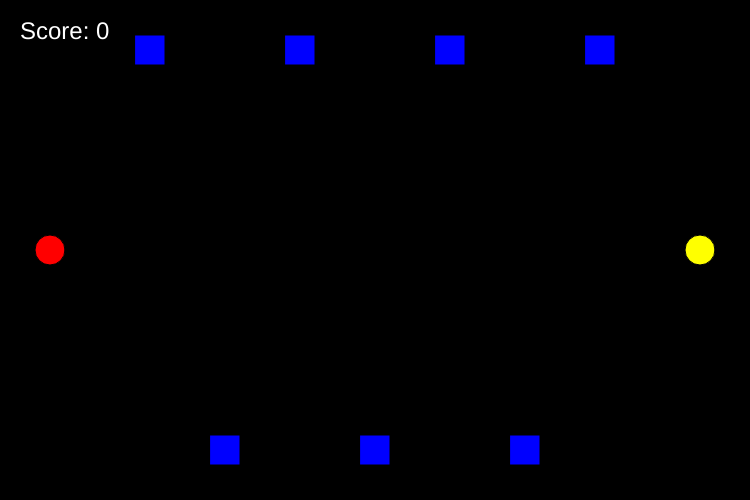
Frame 1 (no input)
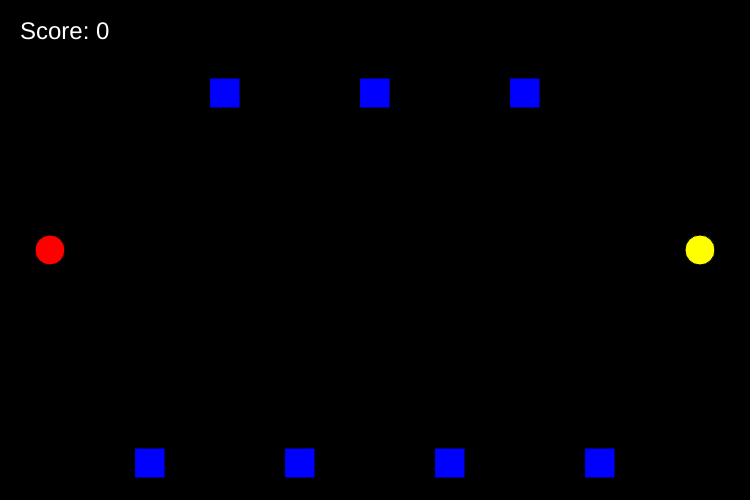
Frame 60 (no input)
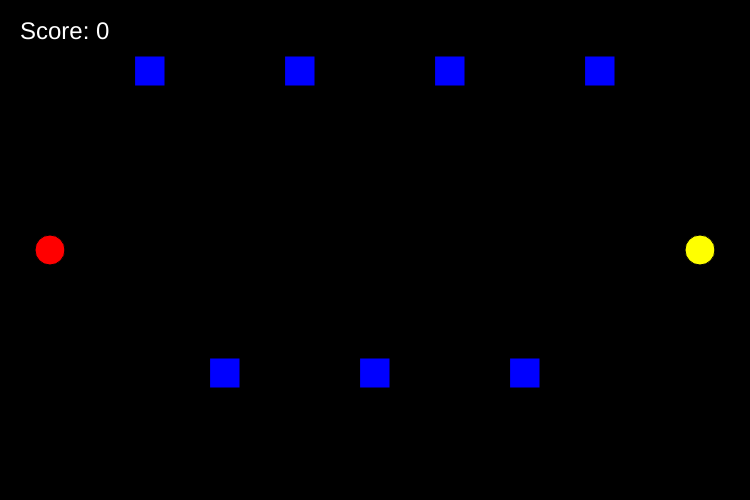
Frame 120 (the mouse pressed at the canvas centre since frame 60)

The p5.js sketch that drew these frames (run headless with seeded random() and noise() and a simulated clock; from frame 60 on, the mouse is pressed at the canvas centre):

// p5.js sketch
// ── sketch.js
function setup() {
    createCanvas(750, 500);
    rectMode(CENTER);
}

let myXPos = 50;
let myYPos = 250;

let yPos1 = 50;
let yPos2 = 450;
let topDirection = 1;
let bottomDirection = -1;

let coinX = 700;
let coinY = 250;

let score = 0;
let isGameOver = false;
let win = false;

function draw() {
    background(0);

    //Coin
    fill(255, 255, 0);
    circle(coinX, coinY, 30);
    fill(255, 255, 0);
    
    //Red Circle
    fill(255, 0, 0);
    circle(myXPos, myYPos, 30);
    
    //Collision Detection between Red Circle and Coin
    if (dist(myXPos, myYPos, coinX, coinY) < 30) {
        coinX = -100;
        coinY = -100;
        score += 100;
        Win();
        return;
    }

    //Blue Squares
    fill(0, 0, 255);
    square(150, yPos1, 30);
    square(225, yPos2, 30);
    square(300, yPos1, 30);
    square(375, yPos2, 30);
    square(450, yPos1, 30);
    square(525, yPos2, 30);
    square(600, yPos1, 30);

    //Blue Square Movement
    yPos1 += 7 * topDirection;
    yPos2 -= 7 * bottomDirection;

    if(yPos1<26||yPos1>474){
        topDirection*=-1;
     }
     if(yPos2<26||yPos2>474){
        bottomDirection*=-1;
     }

     //Collision Detection between Red Circle and Blue Square
     for (let i = 0; i < 7; i++) {
        const squareX = 150 + i * 75;
        const distanceTop = dist(myXPos, myYPos, squareX, yPos1);
        if (distanceTop < 30) {
            gameOver();
            return;
        }
    }
    for (let i = 0; i < 7; i++) {
        const squareX = 150 + i * 75;
        const distanceBottom = dist(myXPos, myYPos, squareX, yPos2);
        if (distanceBottom < 30) {
            gameOver();
            return;
        }
    }

    //Score Display
    fill(255);
    textSize(24);
    textAlign(LEFT, TOP);
    text("Score: " + score, 20, 20);

    //Movement Keys
    if (keyIsDown(LEFT_ARROW)){
        myXPos -= 3;
    }
    if (keyIsDown(RIGHT_ARROW)){
        myXPos += 3;
    }
    if (keyIsDown(UP_ARROW)){
        myYPos -= 3;
    }
    if (keyIsDown(DOWN_ARROW)){
        myYPos += 3;
    }
}

//End Screen - Lose
function gameOver() {
    isGameOver = true;
    noLoop();
    fill(255);
    textSize(40);
    textAlign(CENTER);
    text("Game Over", width / 2, height / 2 - 100);
    textSize(20);
    text("Final Score: "+score, width/2, height/2 - 50);
    text("Click to Restart", width/2, height/2 -20);
}

//End Screen - Win
function Win(){
    win = true;
    noLoop();
    fill(255);
    textSize(40);
    textAlign(CENTER);
    text("You Win!!", width / 2, height / 2 - 100);
    textSize(20);
    text("Final Score: "+score, width/2, height/2 -50);
    text("Click to Restart", width/2, height/2 - 20);
}


function mouseClicked() {
    if (isGameOver||win) {
        yPos1 = 50;
        yPos2 = 450;
        coinX = 700;
        coinY = 250;
        score = 0;
        myXPos = 50;
        myYPos = 250;
        isGameOver = false;
        win = false;
        loop();
    }
}
